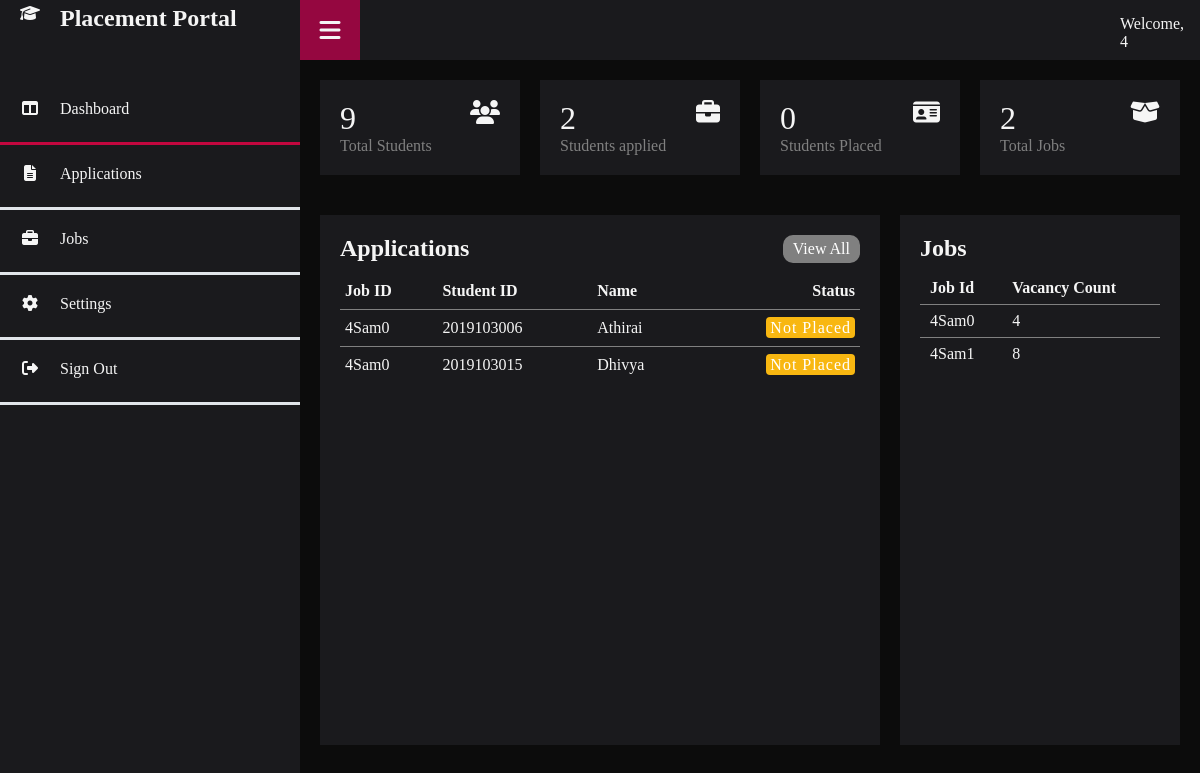
The page /companylogin/dashboardpage/mainindex.php (signed in) on the database its author committed.
### tables this page shows
CREATE TABLE `jobappl` (
  `Status` char(1) NOT NULL,
  `studentid` int(11) DEFAULT NULL,
  `JobId` varchar(10) DEFAULT NULL
);

CREATE TABLE `jobdetails` (
  `JobId` varchar(10) NOT NULL,
  `JobDesc` varchar(255) NOT NULL,
  `ApplDeadline` date NOT NULL,
  `CompanyId` int(11) NOT NULL,
  `Start` varchar(50) NOT NULL,
  `Mode` varchar(10) NOT NULL,
  `Salary` int(11) NOT NULL,
  `City` varchar(100) NOT NULL,
  `State` varchar(100) NOT NULL,
  `Vacancies` int(11) NOT NULL
);

CREATE TABLE `studentdetails` (
  `FirstName` varchar(255) NOT NULL,
  `LastName` varchar(255) NOT NULL,
  `DoB` date NOT NULL,
  `EmailId` varchar(255) NOT NULL,
  `MobileNumber` decimal(10,0) NOT NULL,
  `UG` varchar(255) NOT NULL,
  `StudentId` int(11) NOT NULL,
  `College` varchar(255) DEFAULT NULL,
  `Gender` varchar(10) NOT NULL,
  `Status` varchar(1) DEFAULT 'n'
);

### companylogin/dashboardpage/dashboard.php (the view, shortened to what this page needs)
<div id="Dashboard" class="portion" >
    <div class="cardBox">
                <div class="card">
                    <div>
                        <div class="numbers">
                        <?php
                            $sql = "SELECT * FROM studentlogin";
                            $result = mysqli_query(Database::$conn,$sql);
                            $rowCount = mysqli_num_rows($result);
                            echo($rowCount);
                        ?>
                        </div>
                        <div class="cardName">Total Students</div>
                    </div>
                    <div class="iconBox">
                        <i class="fas fa-users"></i>
                    </div>
                </div>
                <div class="card">
                    <div>
                        <div class="numbers">
                        <?php
                            $sql = "SELECT * FROM jobappl inner join jobdetails on jobappl.JobId = jobdetails.JobId
                            where jobdetails.CompanyId ='" . $_SESSION['username'] . "'";
                            $result = mysqli_query(Database::$conn,$sql);
                            $rowCount = mysqli_num_rows($result);
                            echo($rowCount);
                        ?>
                        </div>
                        <div class="cardName">Students applied</div>
                    </div>
                    <div class="iconBox">
                        <i class="fas fa-briefcase"></i>
                    </div>
                </div>
                <div class="card">
                    <div>
                        <div class="numbers">
                        <?php
                            $sql = "SELECT * FROM jobappl inner join jobdetails on jobappl.JobId = jobdetails.JobId
                            where jobdetails.CompanyId ='" . $_SESSION['username'] . "' and jobappl.Status='y'";
                            $result = mysqli_query(Database::$conn,$sql);
                            $rowCount = mysqli_num_rows($result);
                            echo($rowCount);
                        ?>
                        </div>
                        <div class="cardName">Students Placed</div>
                    </div>
                    <div class="iconBox">
                        <i class="fas fa-id-card"></i>
                    </div>
                </div>
                <div class="card">
                    <div>
                        <div class="numbers">
                        <?php
                            $sql = "SELECT * FROM jobdetails where jobdetails.CompanyId ='" . $_SESSION['username'] . "'";
                            $result = mysqli_query(Database::$conn,$sql);
                            $rowCount = mysqli_num_rows($result);
                            echo($rowCount);
                        ?>
                        </div>
                        <div class="cardName">Total Jobs</div>
                    </div>
                    <div class="iconBox">
                        <i class="fas fa-box-open"></i>
                    </div>
                </div>
            </div>
            <div class="details">
                <div class="recent">
                    <div class="cardHeader">
                        <h2>Applications</h2>
                        <a href="#" onclick="openTab(event, 'Students')" class="btn">View All</a>
                    </div>
                    <table>
                        <thead>
                            <tr>
                                <td>Job ID</td>
                                <td>Student ID</td>
                                <td>Name</td>
                                <td>Status</td>
                                </tr>
                        </thead>
                        <?php
                            $sql = "SELECT jobdetails.JobId, jobappl.studentid, studentdetails.FirstName, jobappl.Status
                            FROM jobappl inner join studentdetails on jobappl.studentid=studentdetails.StudentId
                            inner join jobdetails on jobdetails.JobId=jobappl.JobId
                            WHERE jobdetails.CompanyId='" . $_SESSION['username'] . "'";
                            $result = mysqli_query(Database::$conn,$sql);
                            $rowCount = mysqli_num_rows($result);
                            if($rowCount > 0){
                                while ($row = mysqli_fetch_assoc($result)){
                                    echo "<tr><td>".$row['JobId']."</td><td>".$row['studentid']."</td><td>".$row['FirstName']."</td>";
                                    if($row['Status']=='y'){
                                        echo "<td><span class='status placed'>"."Placed"."</span></td>";
                                    }
                                    else if($row['Status']=='n'){
                                        echo "<td><span class='status pending'>"."Not Placed"."</span></td>";
                                    }
                                    echo "</tr>";
                                }
                            }
                        ?>
                    </table>
                </div>
                <div class="recentComm">
                    <div class="cardHeader">
                        <h2>Jobs</h2>
                    </div>
                    <table>
                        <thead>
                                <tr>
                                    <td>Job Id</td>
                                    <td>Vacancy Count</td>
                                </tr>
                        </thead>
                        <?php
                            $sql = "SELECT * FROM jobdetails WHERE jobdetails.CompanyId='" . $_SESSION['username'] . "'";
                            $result = mysqli_query(Database::$conn,$sql);
                            $rowCount = mysqli_num_rows($result);
                            if($rowCount > 0){
                                while ($row = mysqli_fetch_assoc($result)){
                                    if($row['Vacancies']>0)
                                        echo "<tr><td>".$row['JobId']."</td><td>".$row['Vacancies']."</td></tr>";
                                }
                            }
                        ?>
                    </table>
                </div>
            </div>
</div>

### companylogin/dashboardpage/head.php (shortened to what this page needs)
<!DOCTYPE <!DOCTYPE html>
<html>
    <head>
        <link rel="stylesheet" href="styles.css">
        <link rel="stylesheet" href="../form/jobformstyle.css">
    </head>
    <body>

### companylogin/dashboardpage/panel.php
<div class="container">
    <div class="navigation">
        <ul>
            <li>
                <div>
                <a href="#">
                <span class="icon"><i class="fas fa-graduation-cap"></i></span>
                <span class="title"><h2>Placement Portal</h2></span>
            </a>
            </div>
            </li>
            <li>
                <a href="#" onclick="openTab(event, 'Dashboard')">
                <div class ="tablink border-red border-grey">
                <span class="icon"><i class="fas fa-columns"></i></span>
                <span class="title">Dashboard</span>
                </div>
            </a>
            </li>
            <li>
                <a href="#" onclick="openTab(event, 'Students')">
                <div class ="tablink border-grey">
                <span class="icon" ><i class="fas fa-file-alt"></i></span>
                <span class="title">Applications</span>
                </div>
            </a>
            </li>
            <li>
                <a href="#" onclick="openTab(event, 'Jobs')">
                <div class ="tablink border-grey">
                <span class="icon"><i class="fas fa-briefcase"></i></span>
                <span class="title">Jobs</span>
                </div>
            </a>
            </li>
            <li>
                <a href="#" onclick="openTab(event, 'Settings')">
                <div class ="tablink border-grey">
                <span class="icon"><i class="fas fa-cog"></i></span>
                <span class="title">Settings</span>
                </div>
            </a>
            </li>
            <li>
                <a href="../index.php?logout='1'">
                <div class ="tablink border-grey">
                <span class="icon"><i class="fas fa-sign-out-alt"></i></span>
                <span class="title">Sign Out</span>
                </div>
            </a>
            </li>
        </ul>
    </div>
</div>

### companylogin/dashboardpage/mainindex.php (shortened to what this page needs)
<?php
    require_once 'head.php';
    require_once 'panel.php';
 ?>
<div class="main">
<?php
    require_once 'topbar.php';
    require_once 'dashboard.php';
?>
</div>
</body>
</html>

### companylogin/dashboardpage/topbar.php
<div class="topbar">
    <div class="toggle" onclick="toggleMenu();"></div>
    <div class="user">
    <p style="margin-right:10px; margin-top:10px;">Welcome, <?php echo $_SESSION['username'];?></p>
    </div>
</div>

### companylogin/dashboardpage/styles.css (style rules this page uses)
* { margin:0; padding:0; box-sizing: border-box; color: whitesmoke; }
body { overflow-x: hidden; }
.container { position: relative; width:100%; }
.navigation { position: fixed; width: 300px; height: 100%; background: #1A1A1D; transition: 0.5s; overflow: hidden; }
.navigation ul { position: absolute; top:0; left:0; width:100%; }
.navigation ul li { position: relative; width:100%; list-style: none; margin-top: 5px; }
.navigation ul li:nth-child(1) { margin-bottom: 20px; }
.navigation ul li a { position: relative; display: block; width:100%; display: flex; text-decoration: none; color: #423441; }
.navigation ul li .icon { position: relative; display: block; min-width: 60px; height: 60px; line-height: 60px; text-align: center; }
.container div ul li a .border-grey { border-bottom: #e1e5ea solid; }
.container div ul li a div { width: 100%; display: flex; align-items: baseline; text-align: center; height: 60px; padding-top: 15px; }
.container div ul li a .border-red { border-bottom: #c3073f solid; }
.main { position: absolute; width: calc(100% - 300px); left:300px; min-height: 100vh; background: rgb(12, 12, 12); transition: 0.5s; }
.main .topbar { width: 100%; background: #1A1A1D; height: 60px; display: flex; justify-content: space-between; align-items: center; }
.toggle { position: relative; width: 60px; height: 60px; background-color: #950740; cursor: pointer; }
.toggle::before { content: '\f0c9'; font-family:"Font Awesome 5 Free"; position: absolute ; width: 100%; height: 100%; line-height: 60px; font-size: 24px; font-weight: 900; color: whitesmoke; text-align: center; }
.user { position: relative; min-width: 50px; width: 50px; height: 50px; cursor: pointer; margin-right: 30px; }
.cardBox { position: relative; width:100%; padding: 20px; display: grid; grid-template-columns: repeat(4,1fr); grid-gap: 20px; }
.cardBox .card { position: relative; background: #1A1A1D; padding: 20px; display: flex; justify-content: space-between; cursor: pointer; }
.cardBox .card .numbers { position: relative; font-size: 2em; font-weight: 500; }
.cardBox .card .cardName { color: grey ; }
.cardBox .card .iconBox { font-size: 1.5em; color: grey; text-align: center; vertical-align: middle; }
.details { position: relative; width: 100%; padding: 20px; display: grid; padding-top: 20px; gap: 20px; grid-template-columns: 2fr 1fr; }
.details .recent { position: relative; min-height: 530px; background:#1A1A1D; padding: 20px; }
.cardHeader { display: flex; justify-content: space-between; align-items: flex-start; }
.cardHeader h2 { font-weight: 600; }
.btn { position: relative; padding: 5px 10px; background: grey; color: white; text-decoration: none; border-radius: 10px; }
.details table { width: 100%; border-collapse: collapse; margin-top: 10px; }
.details table thead td { font-weight: 600; }
.details .recent table tr { border-bottom: 1px solid grey; }
.details .recent table tbody tr:last-child { border-bottom: none; }
.details .recent table tr td { padding: 9px 5px; }
.details .recent table tbody td:last-child, .details .recent table thead td:last-child { text-align: right; }
.status { position: relative; padding: 2px 4px; background: rgb(228, 76, 76); color:white; border-radius: 4px; font-size: 16px; font-weight: 300 ; letter-spacing: 1px; }
.pending { background: #f8b711; }
.details .recentComm { position: relative; min-height: 530px; background: #1A1A1D; padding:20px; }
.details .recentComm table tr { border-bottom: 1px solid grey; }
.details .recentComm table tbody tr:last-child { border-bottom: none; }
.details .recentComm table tr td { padding:7px 10px; }

### companylogin/form/jobformstyle.css (style rules this page uses)
::placeholder { color:black; }

### rows shown on the page
jobappl: JobId.JobId "4Sam0", studentid "2019103006", studentdetails.FirstName "Athirai", Status "Not Placed"
jobappl: JobId.JobId "4Sam0", studentid "2019103015", studentdetails.FirstName "Dhivya", Status "Not Placed"
jobdetails: JobId "4Sam0", Vacancies "4"
jobdetails: JobId "4Sam1", Vacancies "8"

### other values the page prints
$_SESSION['username'] "4"
$rowCount "9"
$rowCount "2"
$rowCount "0"
